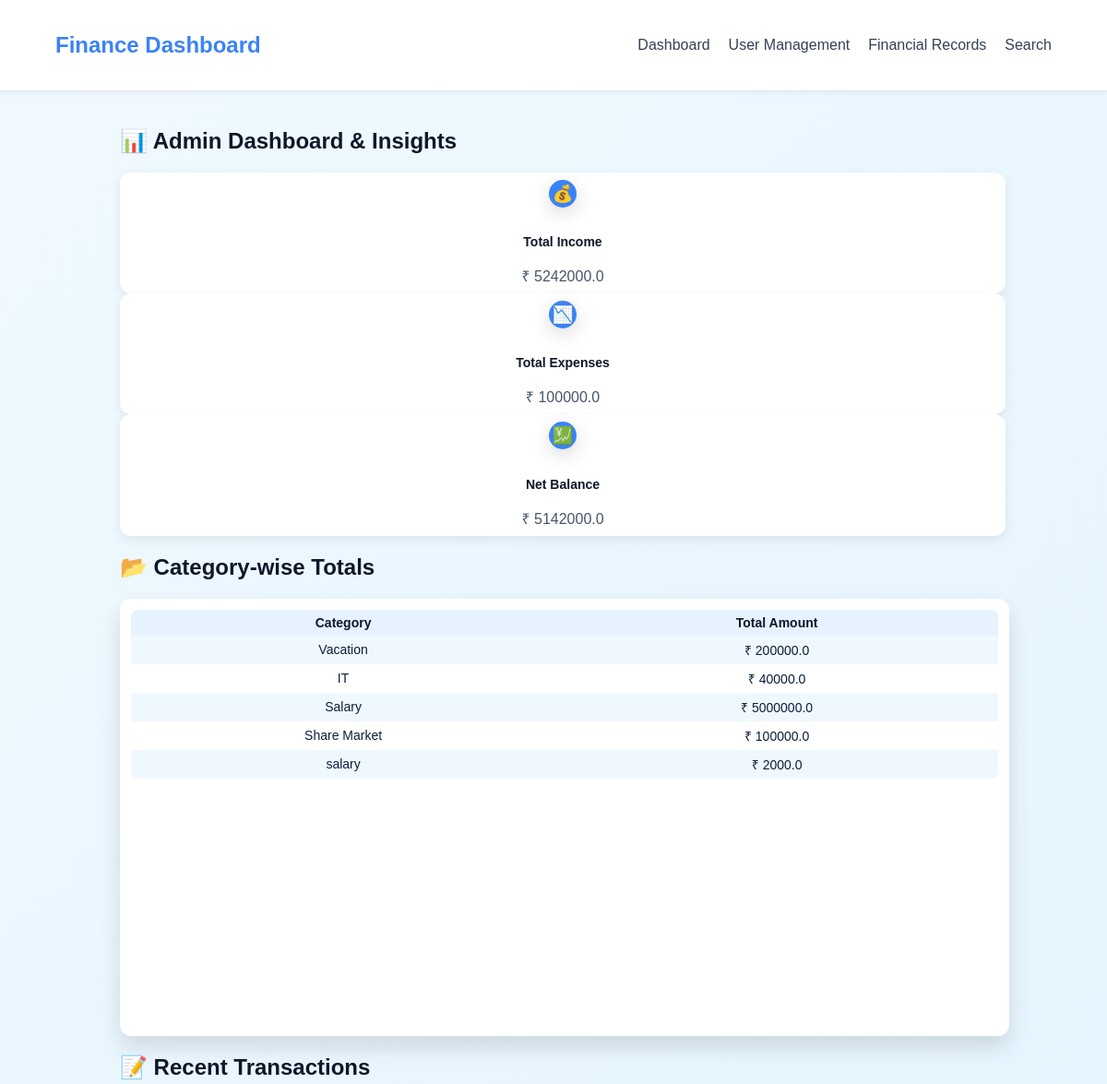
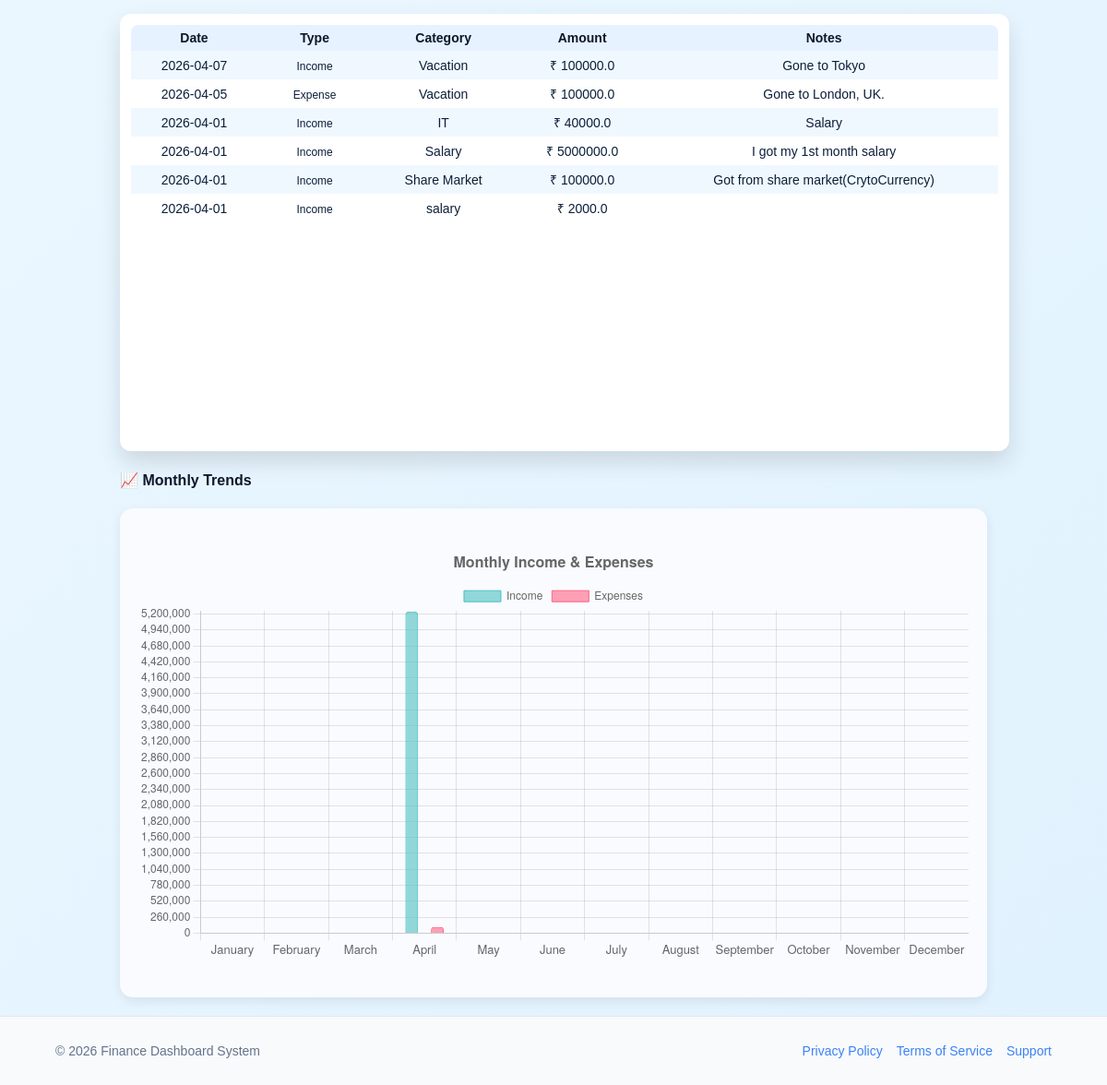
/admin/insights (signed in), run on an earlier commit of the app's database (2 pictures, top to bottom).
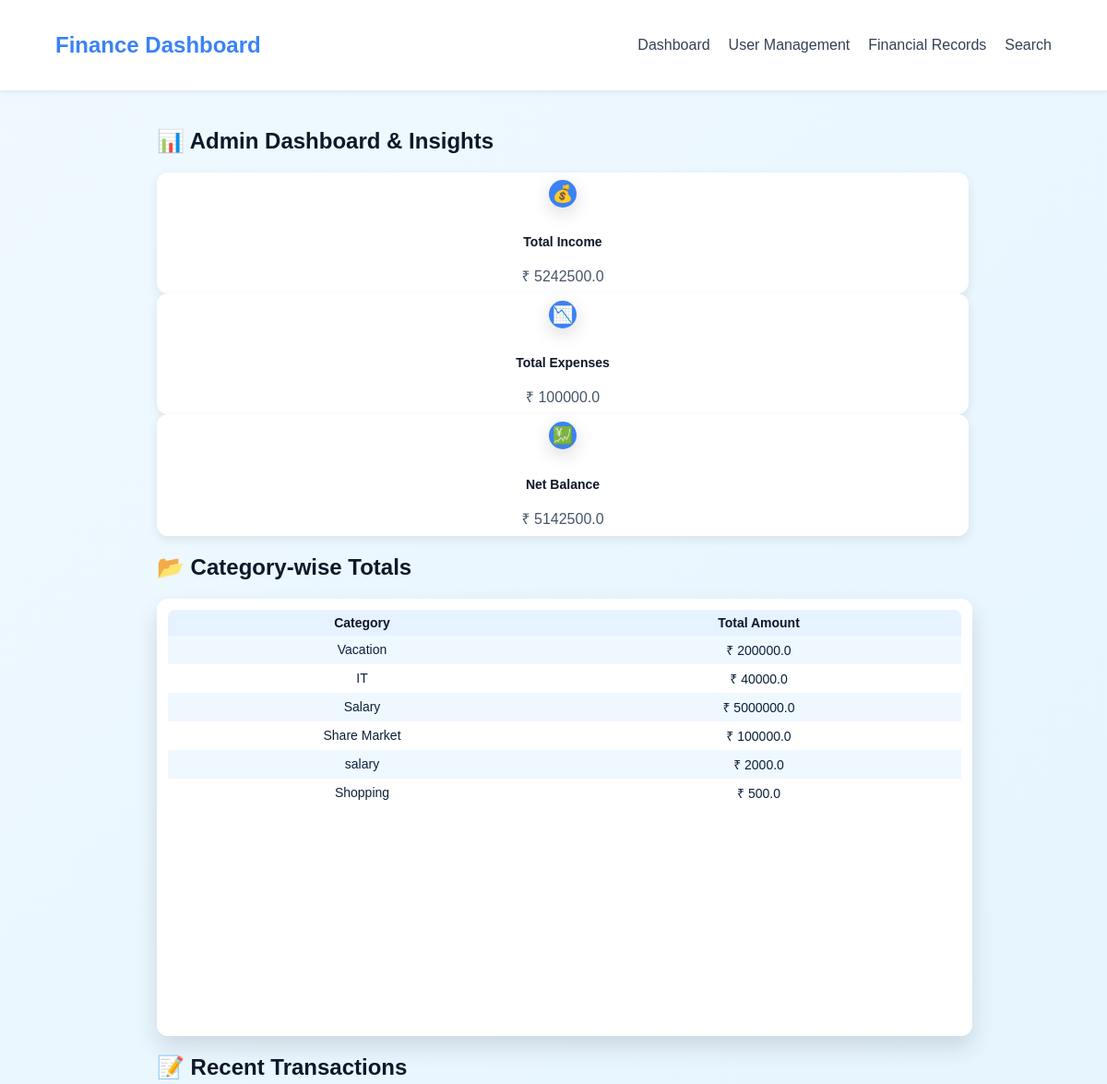
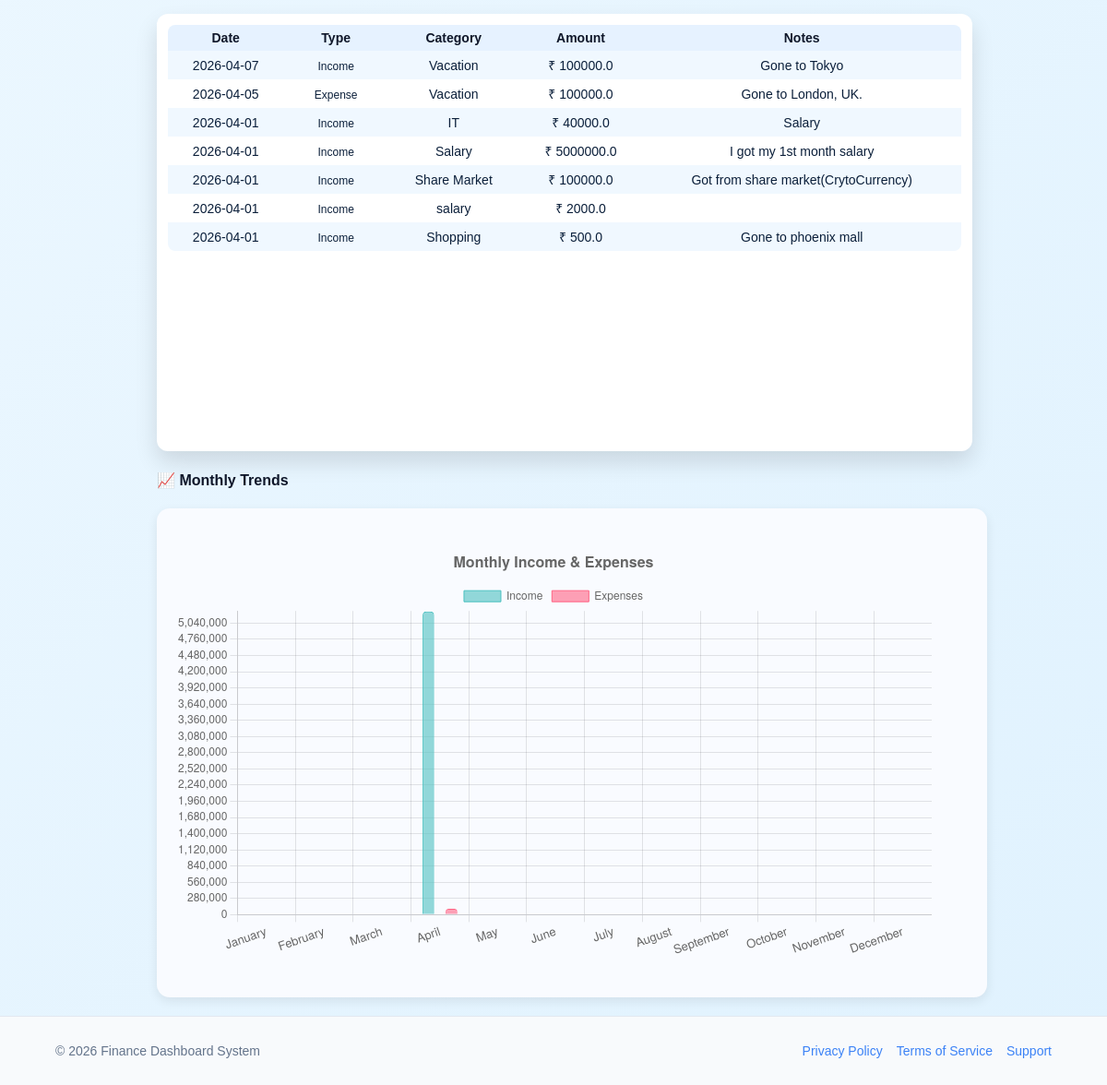
And on a later commit of the database (2 pictures, top to bottom).
### app/models.py (models this page shows)
class Record(db.Model):
    id = db.Column(db.Integer, primary_key=True)
    amount = db.Column(db.Float, nullable=False)
    type = db.Column(db.String(10), nullable=False)
    category = db.Column(db.String(50))
    date = db.Column(db.Date, nullable=False)
    notes = db.Column(db.String(200))
    user_id = db.Column(db.Integer, db.ForeignKey("user.id"))
    user_id = db.Column(db.Integer, db.ForeignKey("user.id"))
    user = db.relationship("User", back_populates="records")

### app/routes.py (the view)
            def decorated(*args, **kwargs):
                if "role" not in session:
                    return redirect(url_for("login"))
                if session["role"] not in allowed_roles:
                    flash("Access denied!", "error")
                    return redirect(url_for("home"))
                return func(*args, **kwargs)

### app/templates/admin_insights.html (shortened to what the changed rows need)
{% extends "base.html" %}
{% block content %}
<div class="container mt-4">
    <h2 class="mb-4">📊 Admin Dashboard & Insights</h2>
<div class="row g-3">
    <div class="col-lg-4 col-md-6 col-sm-12">
        <div class="card dashboard-card small-card bg-success text-white">
            <div class="icon-circle">💰</div>
            <h5>Total Income</h5>
            <p>₹ {{ total_income }}</p>
        </div>
    </div>
    <div class="col-lg-4 col-md-12 col-sm-12">
        <div class="card dashboard-card small-card bg-info text-white">
            <div class="icon-circle">💹</div>
            <h5>Net Balance</h5>
            <p>₹ {{ net_balance }}</p>
        </div>
    </div>
</div>
    <div class="mt-5">
        <h2 class="mb-3">📂 Category-wise Totals</h2>
        <div class="card category-card shadow-sm p-2">
            <div class="table-responsive">
                <table class="table table-borderless table-hover mb-0">
                    <thead class="table-light">
                        <tr>
                            <th class="py-2">Category</th>
                            <th class="py-2 text-end">Total Amount</th>
                        </tr>
                    </thead>
                    <tbody>
                        {% for category, total in category_totals.items() %}
                        <tr>
                            <td class="py-2">{{ category }}</td>
                            <td class="py-2 text-end">₹ {{ total }}</td>
                        </tr>
                        {% endfor %}
                    </tbody>
                </table>
            </div>
        </div>
    </div>
    <div class="mt-5">
        <h2 class="mb-3">📝 Recent Transactions</h2>
        <div class="card recent-card shadow-sm p-3">
            <div class="table-responsive">
                <table class="table table-borderless table-hover mb-0">
                    <thead class="table-light">
                        <tr>
                            <th class="py-2">Date</th>
                            <th class="py-2">Type</th>
                            <th class="py-2">Category</th>
                            <th class="py-2 text-end">Amount</th>
                            <th class="py-2">Notes</th>
                        </tr>
                    </thead>
                    <tbody>
                        {% for record in recent_records %}
                        <tr>
                            <td class="py-2">{{ record.date.strftime("%Y-%m-%d") }}</td>
                            <td class="py-2">
                                {% if record.type == 'income' %}
                                    <span class="badge bg-success">Income</span>
                                {% else %}
                                    <span class="badge bg-danger">Expense</span>
                                {% endif %}
                            </td>
                            <td class="py-2">{{ record.category }}</td>
                            <td class="py-2 text-end">₹ {{ record.amount }}</td>
                            <td class="py-2">{{ record.notes }}</td>
                        </tr>
                        {% endfor %}
                    </tbody>
                </table>
            </div>
        </div>
    </div>
    <div class="mt-5">
        <div class="card shadow-sm p-4 monthly-chart-card">
            <canvas id="monthlyChart" style="width:100%; height:350px;"></canvas>
        </div>
    </div>
</div>
{% block scripts %}
<script>
document.addEventListener("DOMContentLoaded", function() {
    const ctx = document.getElementById('monthlyChart').getContext('2d');
    const months = {{ monthly_income.keys()|list|tojson }};
    const incomeData = {{ monthly_income.values()|list|tojson }};
    const expenseData = {{ monthly_expense.values()|list|tojson }};
    new Chart(ctx, {
        type: 'bar',
        data: {
            labels: months,
            datasets: [
                {
                    label: 'Income',
                    data: incomeData.map(x => x || 0),
                    backgroundColor: 'rgba(75, 192, 192, 0.6)',
                    borderColor: 'rgba(75, 192, 192, 1)',
                    borderWidth: 1,
                    borderRadius: 4,
                    barPercentage: 0.5
                },
                {
                    label: 'Expenses',
                    data: expenseData.map(x => x || 0),
                    backgroundColor: 'rgba(255, 99, 132, 0.6)',
                    borderColor: 'rgba(255, 99, 132, 1)',
                    borderWidth: 1,
                    borderRadius: 4,
                    barPercentage: 0.5
                }
            ]
        },
        options: {
            responsive: true,
            maintainAspectRatio: false,
            plugins: {
                legend: { position: 'top' },
                title: { display: true, text: 'Monthly Income & Expenses', font: { size: 16 } },
                tooltip: { mode: 'index', intersect: false }
            },
            scales: {
                y: { beginAtZero: true, ticks: { stepSize: 500 } },
                x: { ticks: { font: { size: 13 } } }
            }
        }
    });
});
</script>
{% endblock %}
{% endblock %}

What changed in the data, as far as the page shows it:
added Record: category "Shopping", amount "500.0", date "2026-04-01", type "Income", notes "Gone to phoenix mall"
Also different on the page:
{{ total_income }}: "5242000.0" → "5242500.0"
{{ net_balance }}: "5142000.0" → "5142500.0"
chart data {{ monthly_income.values()|list|tojson }}: [0, 0, 0, 5242000.0, 0, 0, 0, 0, 0, 0, 0, 0] → [0, 0, 0, 5242500.0, 0, 0, 0, 0, 0, 0, 0, 0]
